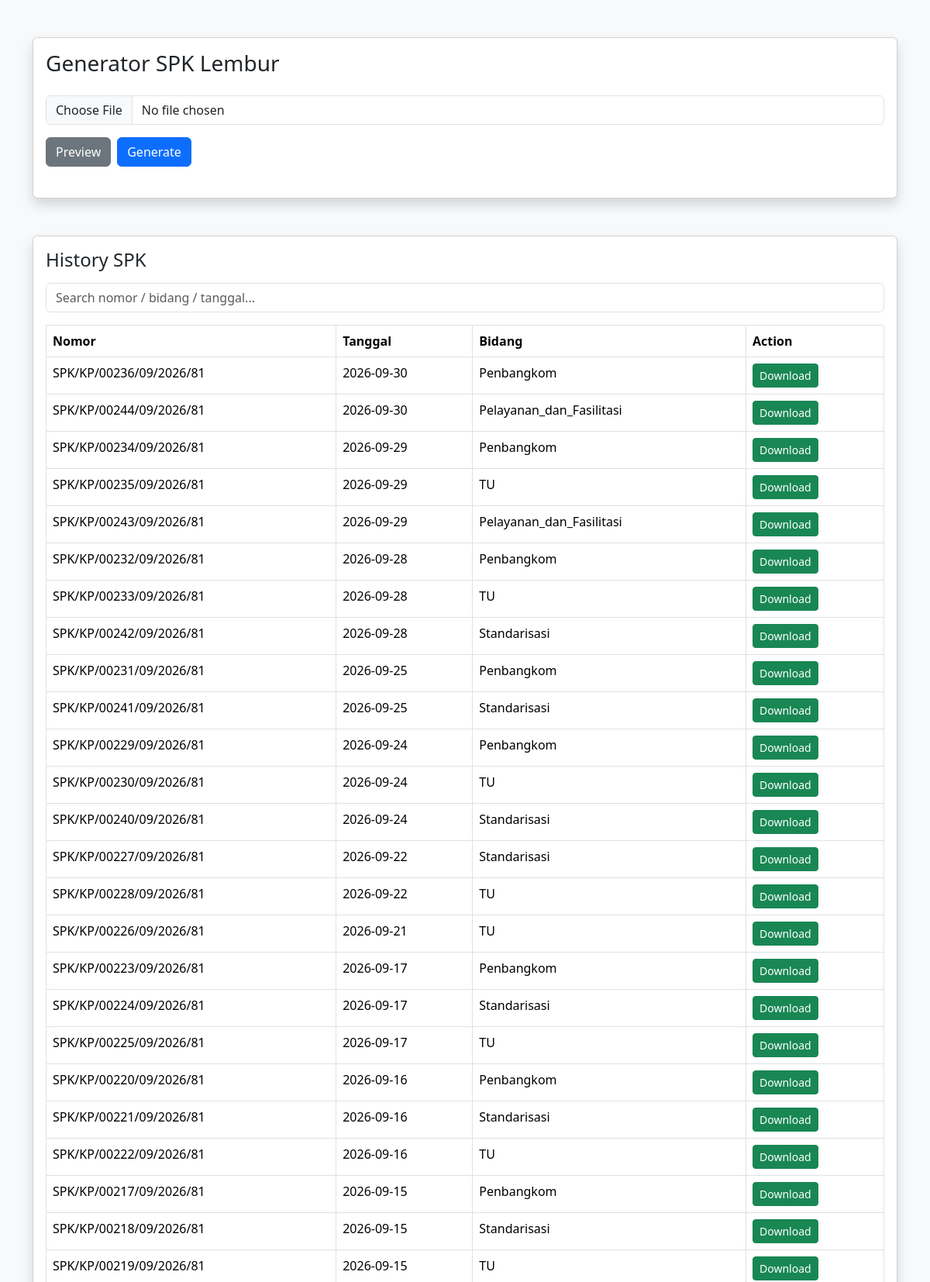
The page / (upper part) on the database its author committed.
### tables this page shows
CREATE TABLE spk_documents (

            id INTEGER PRIMARY KEY AUTOINCREMENT,

            nomor_spk TEXT,

            nomor_urut INTEGER,

            tanggal TEXT,

            bidang TEXT,

            file_path TEXT,

            created_at TIMESTAMP
            DEFAULT CURRENT_TIMESTAMP
        );

### app.py (the view)
@app.route("/")
def home():
    history = get_all_spk()
    return render_template(
        "index.html",
        history=history
    )

### services/database_service.py (called while the page is built)
def get_connection():
    conn = sqlite3.connect(
        DATABASE_PATH
    )
    return conn

def get_all_spk():
    conn = get_connection()
    cursor = conn.cursor()
    cursor.execute(
        """
        SELECT
            nomor_spk,
            tanggal,
            bidang,
            file_path,
            created_at
        FROM spk_documents
        ORDER BY tanggal DESC
        """
    )
    results = cursor.fetchall()
    conn.close()
    return results

### templates/index.html (shortened to what this page needs)
<!DOCTYPE html>
<html lang="id">
<head>
    <link
        href="https://cdn.jsdelivr.net/npm/bootstrap@5.3.3/dist/css/bootstrap.min.css"
        rel="stylesheet"
    >
</head>
<body class="bg-light">
<div class="container mt-5">
    <div class="card shadow">
        <div class="card-body">
            <h3 class="mb-4">
                Generator SPK Lembur
            </h3>
            <input
                type="file"
                id="fileInput"
                class="form-control mb-3"
            >
            <div class="d-flex gap-2">
                <button
                    class="btn btn-secondary"
                    onclick="previewData()"
                >
                    Preview
                </button>
                <button
                    class="btn btn-primary"
                    onclick="generateSPK()"
                >
                    Generate
                </button>
            </div>
        </div>
    </div>
    <div class="card shadow mt-5">
        <div class="card-body">
            <h4 class="mb-3">
                History SPK
            </h4>
            <input
                type="text"
                id="searchInput"
                class="form-control mb-3"
                placeholder="Search nomor / bidang / tanggal..."
                onkeyup="searchTable()"
            >
            <table
                class="table table-bordered"
                id="historyTable"
            >
                <thead>
                    <tr>
                        <th>Nomor</th>
                        <th>Tanggal</th>
                        <th>Bidang</th>
                        <th>Action</th>
                    </tr>
                </thead>
                <tbody>
                    {% for item in history %}
                    <tr>
                        <td>{{ item[0] }}</td>
                        <td>{{ item[1] }}</td>
                        <td>{{ item[2] }}</td>
                        <td>
                            <a
                                href="/download/{{ item[0] }}"
                                class="btn btn-sm btn-success"
                            >
                                Download
                            </a>
                        </td>
                    </tr>
                    {% endfor %}
                </tbody>
            </table>
        </div>
    </div>
</div>
</body>
</html>

### rows shown on the page
spk_documents: nomor_spk "SPK/KP/00236/09/2026/81", tanggal "2026-09-30", bidang "Penbangkom"
spk_documents: nomor_spk "SPK/KP/00244/09/2026/81", tanggal "2026-09-30", bidang "Pelayanan_dan_Fasilitasi"
spk_documents: nomor_spk "SPK/KP/00234/09/2026/81", tanggal "2026-09-29", bidang "Penbangkom"
spk_documents: nomor_spk "SPK/KP/00235/09/2026/81", tanggal "2026-09-29", bidang "TU"
spk_documents: nomor_spk "SPK/KP/00243/09/2026/81", tanggal "2026-09-29", bidang "Pelayanan_dan_Fasilitasi"
spk_documents: nomor_spk "SPK/KP/00232/09/2026/81", tanggal "2026-09-28", bidang "Penbangkom"
spk_documents: nomor_spk "SPK/KP/00233/09/2026/81", tanggal "2026-09-28", bidang "TU"
spk_documents: nomor_spk "SPK/KP/00242/09/2026/81", tanggal "2026-09-28", bidang "Standarisasi"
spk_documents: nomor_spk "SPK/KP/00231/09/2026/81", tanggal "2026-09-25", bidang "Penbangkom"
spk_documents: nomor_spk "SPK/KP/00241/09/2026/81", tanggal "2026-09-25", bidang "Standarisasi"
spk_documents: nomor_spk "SPK/KP/00229/09/2026/81", tanggal "2026-09-24", bidang "Penbangkom"
spk_documents: nomor_spk "SPK/KP/00230/09/2026/81", tanggal "2026-09-24", bidang "TU"
spk_documents: nomor_spk "SPK/KP/00240/09/2026/81", tanggal "2026-09-24", bidang "Standarisasi"
spk_documents: nomor_spk "SPK/KP/00227/09/2026/81", tanggal "2026-09-22", bidang "Standarisasi"
spk_documents: nomor_spk "SPK/KP/00228/09/2026/81", tanggal "2026-09-22", bidang "TU"
spk_documents: nomor_spk "SPK/KP/00226/09/2026/81", tanggal "2026-09-21", bidang "TU"
spk_documents: nomor_spk "SPK/KP/00223/09/2026/81", tanggal "2026-09-17", bidang "Penbangkom"
spk_documents: nomor_spk "SPK/KP/00224/09/2026/81", tanggal "2026-09-17", bidang "Standarisasi"
spk_documents: nomor_spk "SPK/KP/00225/09/2026/81", tanggal "2026-09-17", bidang "TU"
spk_documents: nomor_spk "SPK/KP/00220/09/2026/81", tanggal "2026-09-16", bidang "Penbangkom"
spk_documents: nomor_spk "SPK/KP/00221/09/2026/81", tanggal "2026-09-16", bidang "Standarisasi"
spk_documents: nomor_spk "SPK/KP/00222/09/2026/81", tanggal "2026-09-16", bidang "TU"
spk_documents: nomor_spk "SPK/KP/00217/09/2026/81", tanggal "2026-09-15", bidang "Penbangkom"
spk_documents: nomor_spk "SPK/KP/00218/09/2026/81", tanggal "2026-09-15", bidang "Standarisasi"
spk_documents: nomor_spk "SPK/KP/00219/09/2026/81", tanggal "2026-09-15", bidang "TU"
